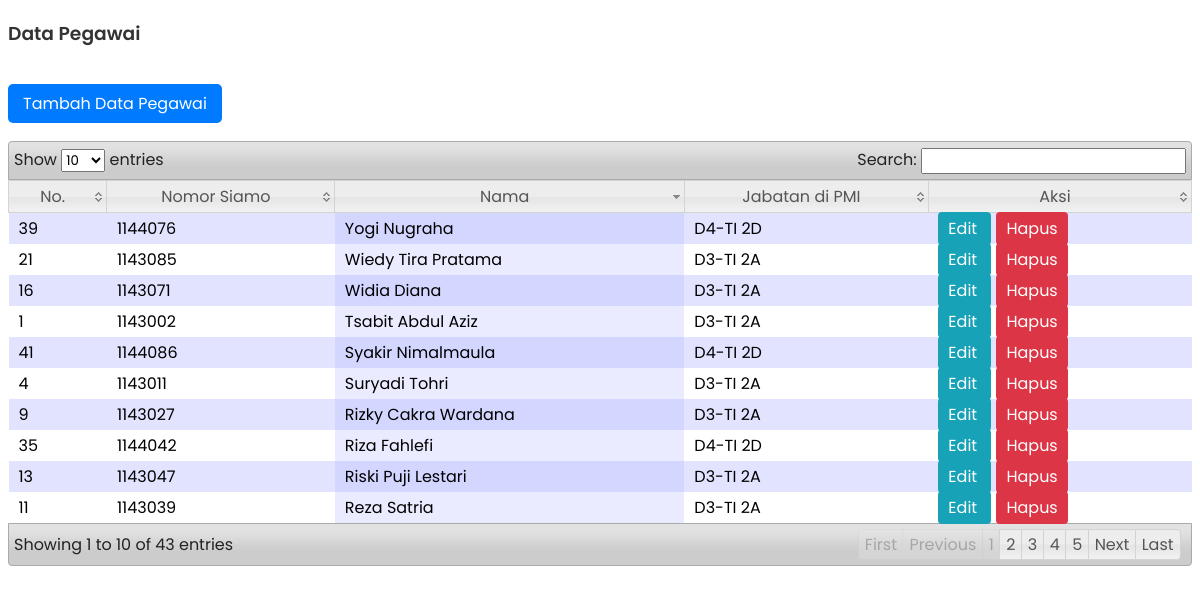
/page/data_mhs.php, run on the app's committed database.
### tables this page shows
CREATE TABLE IF NOT EXISTS `t_mahasiswa` (
  `mahasiswa_npm` int(10) NOT NULL,
  `mahasiswa_password` varchar(100) NOT NULL,
  `mahasiswa_nama` varchar(50) NOT NULL,
  `mahasiswa_kelas` varchar(30) NOT NULL,
  PRIMARY KEY (`mahasiswa_npm`)
);

### page/data_mhs.php (the view, shortened to what this page needs)
<!DOCTYPE html>
<html lang="en">
<head>
    <link rel="stylesheet" type="text/css" href="media/css/demo_table_jui.css">
    <link rel="stylesheet" type="text/css" href="media/themes/ui-lightness/jquery-ui-1.8.4.custom.css">
</head>
<body>
    <h3>Data Pegawai</h3><br>
    <a href="panitia_halaman.php?page=data_mhs_tambah" class="btn btn-primary">Tambah Data Pegawai</a><br><br>
    <table id="datatables" class="display">
        <thead>
            <tr>
                <th>No.</th>
                <th>Nomor Siamo</th>
                <th>Nama </th>
                <th>Jabatan di PMI</th>
                <th>Aksi</th>
            </tr>
        </thead>
        <tbody>
            <?php
            include "config/koneksi.php";
            try {
                $stmt = $conn->prepare("SELECT * FROM t_mahasiswa ORDER BY mahasiswa_npm");
                $stmt->execute();
                $no = 1;
                while ($mhs = $stmt->fetch(PDO::FETCH_ASSOC)) {
                    echo "<tr>
                            <td>$no</td>
                            <td>{$mhs['mahasiswa_npm']}</td>
                            <td>{$mhs['mahasiswa_nama']}</td>
                            <td>{$mhs['mahasiswa_kelas']}</td>
                            <td>
                                <a href='panitia_halaman.php?page=data_mhs_edit&npm={$mhs['mahasiswa_npm']}' class='btn btn-info'>
                                    <span class='fa fa-pencil'></span> Edit
                                </a>
                                <a href='panitia_halaman.php?page=data_mhs_hapus&npm={$mhs['mahasiswa_npm']}' class='btn btn-danger'>
                                    <span class='fa fa-trash-o'></span> Hapus
                                </a>
                            </td>
                          </tr>";
                    $no++;
                }
            } catch (PDOException $e) {
                echo "<tr><td colspan='5'>Error: " . $e->getMessage() . "</td></tr>";
            }
            ?>
        </tbody>
    </table>
</body>
</html>

### media/css/demo_table_jui.css (style rules this page uses)
table.display thead th { padding: 3px 0px 3px 10px; cursor: pointer; * cursor: hand; }
table.display { margin: 0 auto; width: 100%; clear: both; border-collapse: collapse; }
table.display td { padding: 3px 10px; }
tr.odd { background-color: #E2E4FF; }
tr.even { background-color: white; }
tr.odd td.sorting_1 { background-color: #D3D6FF; }
tr.even td.sorting_1 { background-color: #EAEBFF; }

### page/data_mhs.php (style rules this page uses)
body, table, input, select, button, a { font-family: 'Poppins', sans-serif; }
h3 { font-weight: 600; color: #333; }
a.btn-primary { background-color: #007bff; color: white; padding: 8px 15px; border-radius: 5px; text-decoration: none; }
a.btn-info, a.btn-danger { padding: 5px 10px; border-radius: 4px; color: white; text-decoration: none; margin-right: 5px; }
a.btn-info { background-color: #17a2b8; }
a.btn-danger { background-color: #dc3545; }

### data on the page
t_mahasiswa: mahasiswa_npm "1143002", mahasiswa_nama "Tsabit Abdul Aziz", mahasiswa_kelas "D3-TI 2A"
t_mahasiswa: mahasiswa_npm "1143011", mahasiswa_nama "Suryadi Tohri", mahasiswa_kelas "D3-TI 2A"
t_mahasiswa: mahasiswa_npm "1143027", mahasiswa_nama "Rizky Cakra Wardana", mahasiswa_kelas "D3-TI 2A"
t_mahasiswa: mahasiswa_npm "1143039", mahasiswa_nama "Reza Satria", mahasiswa_kelas "D3-TI 2A"
t_mahasiswa: mahasiswa_npm "1143047", mahasiswa_nama "Riski Puji Lestari", mahasiswa_kelas "D3-TI 2A"
t_mahasiswa: mahasiswa_npm "1143071", mahasiswa_nama "Widia Diana", mahasiswa_kelas "D3-TI 2A"
t_mahasiswa: mahasiswa_npm "1143085", mahasiswa_nama "Wiedy Tira Pratama", mahasiswa_kelas "D3-TI 2A"
t_mahasiswa: mahasiswa_npm "1144042", mahasiswa_nama "Riza Fahlefi", mahasiswa_kelas "D4-TI 2D"
t_mahasiswa: mahasiswa_npm "1144076", mahasiswa_nama "Yogi Nugraha", mahasiswa_kelas "D4-TI 2D"
t_mahasiswa: mahasiswa_npm "1144086", mahasiswa_nama "Syakir Nimalmaula", mahasiswa_kelas "D4-TI 2D"
